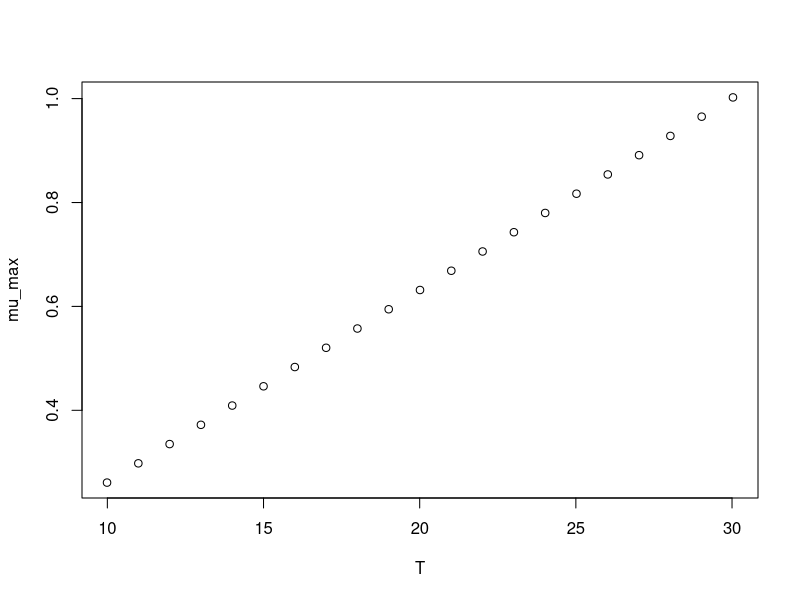

Write R code to recreate this figure.
#############################
# start of Parameter script
#############################
T <- seq(9.99000999000999,30.03,length.out=21)
#############################
# end of Parameter script
#############################
############################# 
# start of Model script Gropin ID 1109 
#############################
 
# constant coefficients for this model
 
variables <- data.frame(T)
argumentsPar <- expand.grid(variables)
 
# heart of the model
response_surface <- function(T) {
   mumax <-0.0370*(T-2.94)

return(mumax=mumax)
} 

# output parameters
mumax <- cbind(argumentsPar,response_surface(argumentsPar['T']))
colnames(mumax) <- c(colnames(argumentsPar),'mumax')
#############################
# End of Model script
#############################
############################# 
# start of Visualisation script Gropin ID 1109 
#############################
plot(T,mumax$mumax,
                          xlab='T',
                          ylab='mu_max')
#############################
# End of Visualisation script
#############################
